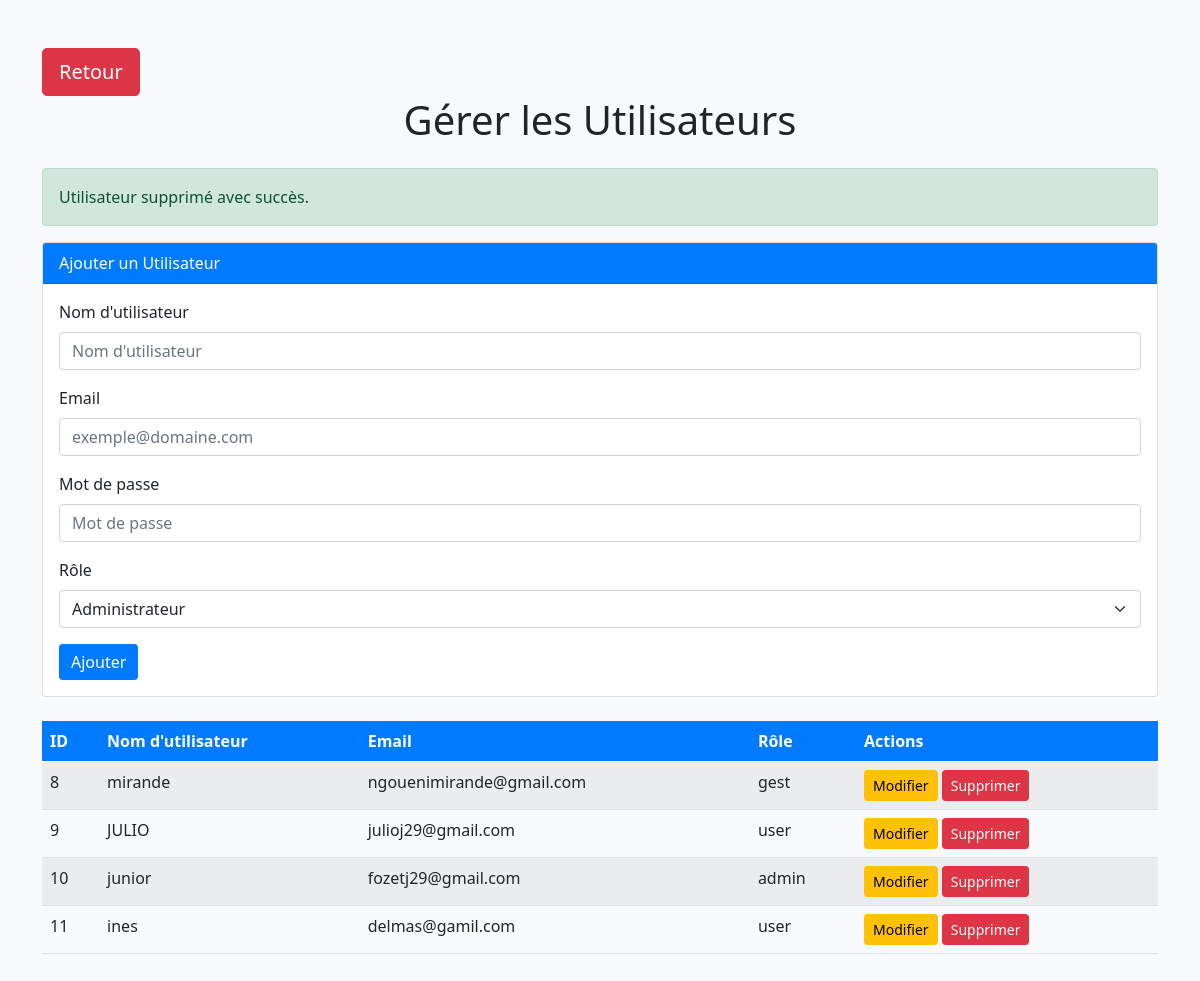
Page /page/admin/gere.php?id_suprim=8 (signed in) on the committed database.
### tables this page shows
CREATE TABLE `utilisateur` (
  `ID_UTILISATEUR` int(11) NOT NULL,
  `MOT_DE_PASSE` varchar(200) DEFAULT NULL,
  `EMAIL` varchar(200) DEFAULT NULL,
  `ROLE` varchar(50) DEFAULT NULL,
  `NOM_UTIL` varchar(100) DEFAULT NULL
);

### page/admin/gere.php (the view, shortened to what this page needs)
<?php
require_once('../conect.php');
$alertMessage = '';
$alertType = '';
if (isset($_GET['id_suprim'])) {
    $userId = $_GET['id_suprim'];
    $sql = "DELETE FROM utilisateur WHERE ID_UTILISATEUR = :id";
    $stmt = $con->prepare($sql);
    $stmt->bindParam(':id', $userId, PDO::PARAM_INT);
    if ($stmt->execute()) {
        $alertMessage = 'Utilisateur supprimé avec succès.';
        $alertType = 'success';
    } else {
        $alertMessage = 'Erreur: ' . $stmt->errorInfo()[2];
        $alertType = 'danger';
    }
}
$result = $con->query("SELECT * FROM utilisateur WHERE ID_UTILISATEUR  != {$_SESSION['user_id']}");
?>
<!DOCTYPE html>
<html lang="fr">
<head>
    <link rel="stylesheet" href="../boostrap/css/bootstrap.min.css">
</head>
<body>
    <div class="container my-5">
        <a href="admin.php" class="btn btn-danger btn-lg">Retour</a>
        <h1 class="text-center mb-4">Gérer les Utilisateurs</h1>
        <?php if ($alertMessage): ?>
            <div class="alert alert-<?= htmlspecialchars($alertType) ?>">
                <?= htmlspecialchars($alertMessage) ?>
            </div>
        <?php endif; ?>
        <div class="card mb-4">
            <div class="card-header">
                Ajouter un Utilisateur
            </div>
            <div class="card-body">
                <form action="" method="POST">
                    <div class="mb-3">
                        <label for="username" class="form-label">Nom d'utilisateur</label>
                        <input type="text" class="form-control" id="username" name="username" placeholder="Nom d'utilisateur" required>
                    </div>
                    <div class="mb-3">
                        <label for="email" class="form-label">Email</label>
                        <input type="email" class="form-control" id="email" name="email" placeholder="exemple@domaine.com" required>
                    </div>
                    <div class="mb-3">
                        <label for="password" class="form-label">Mot de passe</label>
                        <input type="password" class="form-control" id="password" name="password" placeholder="Mot de passe" required>
                    </div>
                    <div class="mb-3">
                        <label for="role" class="form-label">Rôle</label>
                        <select class="form-select" id="role" name="role" required>
                            <option value="Admin">Administrateur</option>
                        </select>
                    </div>
                    <button type="submit" class="btn btn-primary">Ajouter</button>
                </form>
            </div>
        </div>
        <table class="table table-striped">
            <thead>
                <tr>
                    <th>ID</th>
                    <th>Nom d'utilisateur</th>
                    <th>Email</th>
                    <th>Rôle</th>
                    <th>Actions</th>
                </tr>
            </thead>
            <tbody>
                <?php while ($row = $result->fetch()): ?>
                    <tr>
                        <td><?= htmlspecialchars($row['ID_UTILISATEUR']) ?></td>
                        <td><?= htmlspecialchars($row['NOM_UTIL']) ?></td>
                        <td><?= htmlspecialchars($row['EMAIL']) ?></td>
                        <td><?= htmlspecialchars($row['ROLE']) ?></td>
                        <td>
                            <a href="?id_modifier=<?= htmlspecialchars($row['ID_UTILISATEUR']) ?>" class="btn btn-warning btn-sm">Modifier</a>
                            <a href="?id_suprim=<?= htmlspecialchars($row['ID_UTILISATEUR']) ?>" class="btn btn-danger btn-sm" onclick="return confirm('Êtes-vous sûr de vouloir supprimer cet utilisateur ?');">Supprimer</a>
                        </td>
                    </tr>
                <?php endwhile; ?>
            </tbody>
        </table>
    </div>
</body>
</html>

### page/admin/gere.php (style rules this page uses)
body { background-color: #f8f9fa; }
.card-header { background-color: #007bff; color: white; }
.btn-primary { background-color: #007bff; border: none; }
.table thead th { background-color: #007bff; color: white; }
.btn-sm { padding: 0.25rem 0.5rem; }

### rows in the picture
utilisateur: ID_UTILISATEUR "8", NOM_UTIL "mirande", EMAIL "ngouenimirande@gmail.com", ROLE "gest"
utilisateur: ID_UTILISATEUR "9", NOM_UTIL "JULIO", EMAIL "julioj29@gmail.com", ROLE "user"
utilisateur: ID_UTILISATEUR "10", NOM_UTIL "junior", EMAIL "fozetj29@gmail.com", ROLE "admin"
utilisateur: ID_UTILISATEUR "11", NOM_UTIL "ines", EMAIL "delmas@gamil.com", ROLE "user"

### other values in the picture
$alertMessage "Utilisateur supprimé avec succès."
